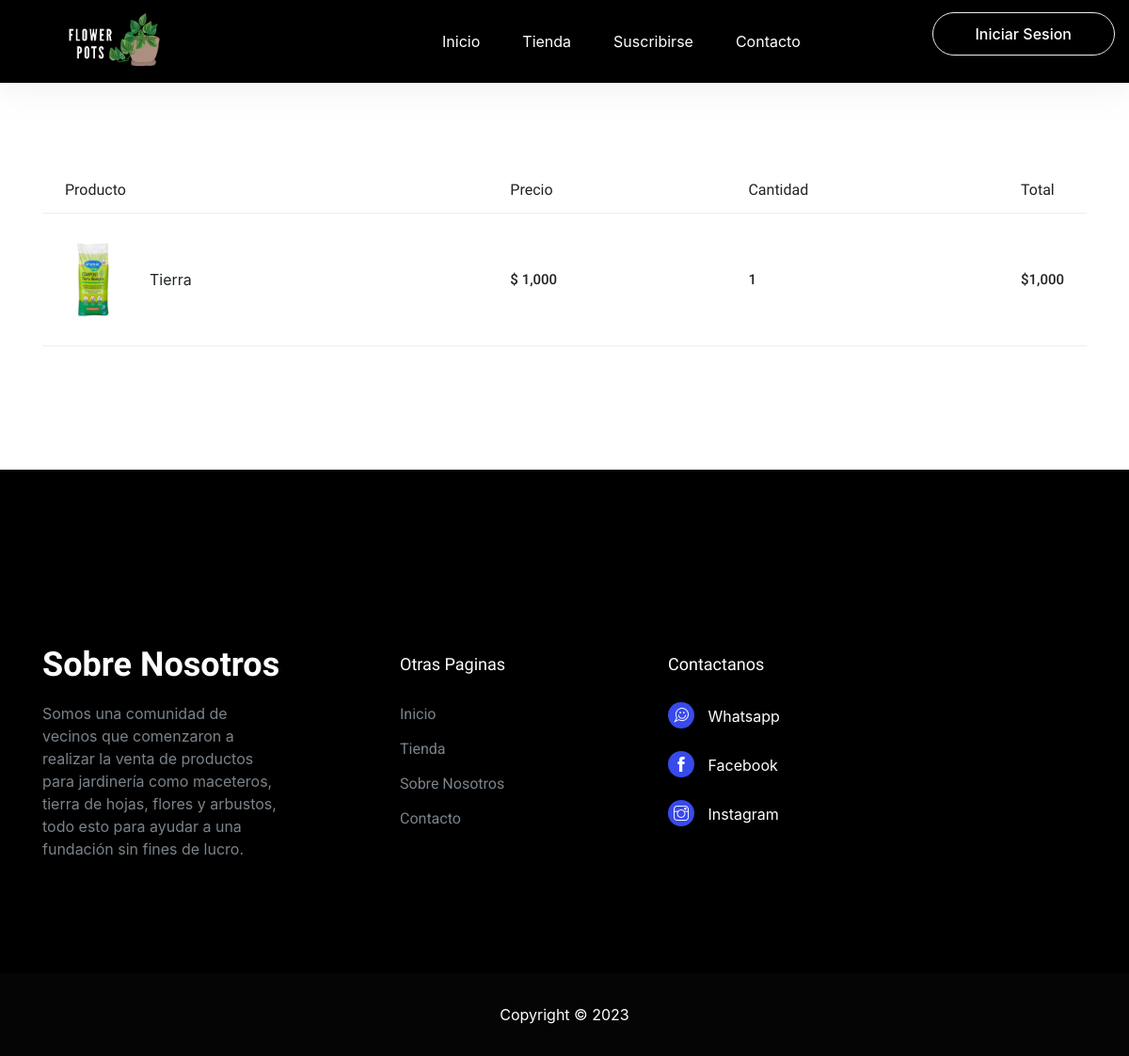
Screenshot of /detalle/4 with the database file from the repository.
### core/models.py (models this page shows, shortened)
class Producto(models.Model):
    nombre = models.CharField(max_length=50)
    precio = models.IntegerField()
    stock = models.PositiveIntegerField()
    tipo = models.ForeignKey(TipoProducto, on_delete=models.CASCADE)
    descripcion = models.CharField(max_length=250)
    imagen = models.ImageField(null=True,blank=True)
    created_at = models.DateTimeField(auto_now_add=True)
    updated_at = models.DateTimeField(auto_now=True)

### core/views.py (the view)
# urls.py: path('detalle/<id>', detalle, name="detalle")
def detalle(request,id):
    compra = Compra.objects.get(id=id)
    compra_items = CompraItem.objects.filter(compra=compra)
    productos = []
    total_compra = 0
    for x in compra_items:
        producto = x.carro_item.producto
        cantidad = x.carro_item.cantidad
        total_producto = producto.precio * cantidad
        productos.append({
            'producto': producto,
            'cantidad': cantidad,
            'total': total_producto
        })
        total_compra += total_producto
    data = {
        'compra': compra,
        'productos': productos,
        'total_compra': total_compra
    }
    return render(request, 'core/detalle.html', data)

### core/templates/core/detalle.html (shortened to what this page needs)
{% extends 'core/base.html' %}
{% load static %}
{% block contenido %}
{% load humanize %}
<section class="cart_area">
    <div class="container">
        <div class="cart_inner">
            <div class="table-responsive">
                <table class="table">
                    <thead>
                        <tr>
                            <th scope="col">Producto</th>
                            <th scope="col">Precio</th>
                            <th scope="col">Cantidad</th>
                            <th scope="col">Total</th>
                        </tr>
                    </thead>
                    <tbody>
                        {% for x in productos %}
                        <tr>
                            <td>
                                <div class="media">
                                    <div class="d-flex">
                                        <img src="{{x.producto.imagen.url}}" alt="" height="80px" width="60px">
                                    </div>
                                    <div class="media-body">
                                        <p>{{ x.producto.nombre }}</p>
                                    </div>
                                </div>
                            </td>
                            <td>
                                <h5>$ {{ x.producto.precio | intcomma }}</h5>
                            </td>
                            <td>
                                <h5>{{ x.cantidad }}</h5>
                            </td>
                            <td>
                                <h5>
                                    ${{ x.total | intcomma}}
                                </h5>
                            </td>
                        </tr>
                        {% endfor %}
                        <tr class="bottom_button">
                            <td>
                            </td>
                            <td>
                            </td>
                            <td>
                            </td>
                            <td>
                            </td>
                        </tr>
                    </tbody>
                </table>
            </div>
        </div>
    </div>
</section>
{% endblock %}

### rows the page displays
Producto: producto.imagen (picture), producto.nombre "Tierra", producto.precio "1,000", cantidad "1", total "1,000"
